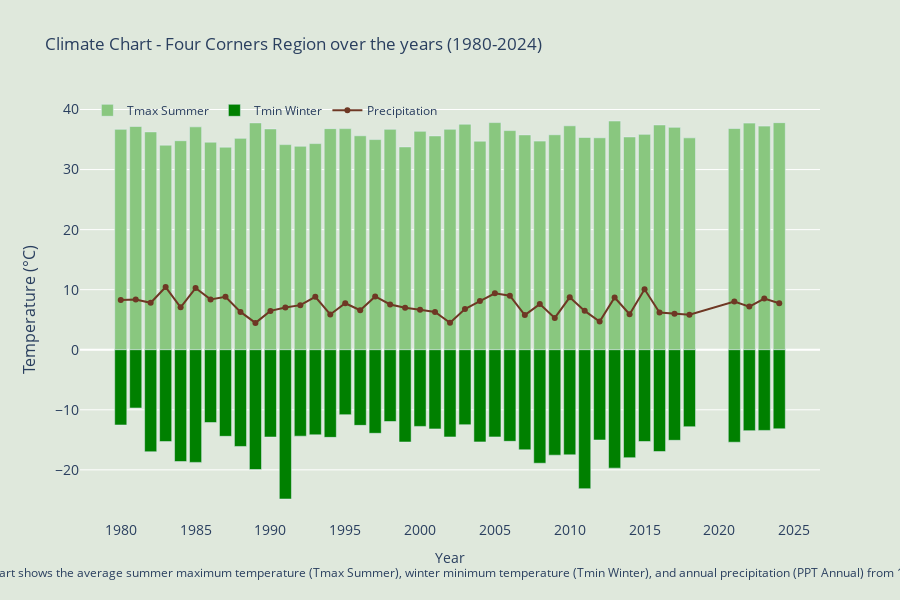

The cell this chart's notebook holds for it:
### Code cell
import pandas as pd
import plotly.graph_objects as go

# Load the imputed dataset
climate_data = pd.read_csv("DataSet/climate_change_imputed.csv")

# Filter the data for the relevant years (1980-2024)
climate_data_filtered = climate_data[(climate_data['year'] >= 1980) & (climate_data['year'] <= 2024)]

# Aggregate the data by year to calculate the average Tmax_Summer, Tmin_Winter, and PPT_Annual for each year
climate_data_agg = climate_data_filtered.groupby('year').agg({
    'Tmax_Summer': 'mean',
    'Tmin_Winter': 'mean',
    'PPT_Annual': 'mean'
}).reset_index()

# Extract years, Tmax_Summer, Tmin_Winter, and PPT_Annual for plotting
years = climate_data_agg['year']
tmax_summer = climate_data_agg['Tmax_Summer']
tmin_winter = climate_data_agg['Tmin_Winter']
ppt_annual = climate_data_agg['PPT_Annual']

# Create the figure
fig = go.Figure()

# Add bar traces for Tmax_Summer and Tmin_Winter
fig.add_trace(go.Bar(
    x=years, y=tmax_summer,
    name='Tmax Summer',
    marker_color='#89c77f'
))

fig.add_trace(go.Bar(
    x=years, y=tmin_winter,
    name='Tmin Winter',
    marker_color='green'
))

# Add a line trace for PPT_Annual
fig.add_trace(go.Scatter(
    x=years, y=ppt_annual,
    mode='lines+markers',
    name='Precipitation',
    line=dict(color='#6e3824'),
    marker=dict(color='#6e3824')
))

# Update layout for dual y-axis
fig.update_layout(
    title='Climate Chart - Four Corners Region over the years (1980-2024)',
    xaxis=dict(
        title='Year',
        tickfont=dict(size=14)
    ),
    yaxis=dict(
        title='Temperature (°C)',
        titlefont=dict(size=16),
        tickfont=dict(size=14)
    ),
    yaxis2=dict(
        title='Precipitation (mm)',
        titlefont=dict(size=16),
        tickfont=dict(size=14),
        overlaying='y',
        side='right'
    ),
    legend=dict(
        x=0.01,
        y=1.01,
        orientation="h",
        bgcolor='rgba(255, 255, 255, 0)',
        bordercolor='rgba(255, 255, 255, 0)'
    ),
    barmode='overlay',
    bargap=0.1,
    bargroupgap=0.1,
    height=600,  # Increase the height of the chart
    plot_bgcolor='#dfe8dc',  # Background color of the plots
    paper_bgcolor='#dfe8dc',  # Background color of the whole figure
    annotations=[
        dict(
            xref='paper', yref='paper',
            x=0.5, y=-0.15,
            showarrow=False,
            text='Fig 4. This chart shows the average summer maximum temperature (Tmax Summer), winter minimum temperature (Tmin Winter), and annual precipitation (PPT Annual) from 1980 to 2024.',
            font=dict(size=12)
        )
    ]
)
# Save the plot as an HTML file
fig.write_html('bar.html', auto_open=True)
# Show the figure
fig.show()

### Figure 1 — Plotly figure (JSON) as saved in the notebook; plotly's stock layout.template omitted (floating-point values rounded to 4 significant figures)
{"data": [{"marker": {"color": "#89c77f"}, "name": "Tmax Summer", "type": "bar", "x": [1980, 1981, 1982, 1983, 1984, 1985, 1986, 1987, 1988, 1989, 1990, 1991, 1992, 1993, 1994, 1995, 1996, 1997, 1998, 1999, 2000, 2001, 2002, 2003, 2004, 2005, 2006, 2007, 2008, 2009, 2010, 2011, 2012, 2013, 2014, 2015, 2016, 2017, 2018, 2021, 2022, 2023, 2024], "y": [36.7, 37.18, 36.27, 34.07, 34.81, 37.11, 34.56, 33.73, 35.2, 37.77, 36.77, 34.16, 33.89, 34.33, 36.82, 36.82, 35.63, 34.99, 36.71, 33.77, 36.37, 35.6, 36.71, 37.56, 34.73, 37.83, 36.49, 35.78, 34.74, 35.8, 37.29, 35.35, 35.29, 38.09, 35.43, 35.86, 37.43, 37.03, 35.28, 36.84, 37.73, 37.24, 37.81]}, {"marker": {"color": "green"}, "name": "Tmin Winter", "type": "bar", "x": [1980, 1981, 1982, 1983, 1984, 1985, 1986, 1987, 1988, 1989, 1990, 1991, 1992, 1993, 1994, 1995, 1996, 1997, 1998, 1999, 2000, 2001, 2002, 2003, 2004, 2005, 2006, 2007, 2008, 2009, 2010, 2011, 2012, 2013, 2014, 2015, 2016, 2017, 2018, 2021, 2022, 2023, 2024], "y": [-12.53, -9.701, -16.99, -15.29, -18.62, -18.76, -12.13, -14.42, -16.11, -19.94, -14.53, -24.85, -14.39, -14.17, -14.59, -10.81, -12.59, -13.91, -11.95, -15.36, -12.77, -13.18, -14.52, -12.48, -15.34, -14.52, -15.25, -16.66, -18.9, -17.55, -17.5, -23.14, -15.03, -19.71, -17.98, -15.28, -16.96, -15.08, -12.82, -15.4, -13.48, -13.43, -13.17]}, {"line": {"color": "#6e3824"}, "marker": {"color": "#6e3824"}, "mode": "lines+markers", "name": "Precipitation", "type": "scatter", "x": [1980, 1981, 1982, 1983, 1984, 1985, 1986, 1987, 1988, 1989, 1990, 1991, 1992, 1993, 1994, 1995, 1996, 1997, 1998, 1999, 2000, 2001, 2002, 2003, 2004, 2005, 2006, 2007, 2008, 2009, 2010, 2011, 2012, 2013, 2014, 2015, 2016, 2017, 2018, 2021, 2022, 2023, 2024], "y": [8.263, 8.379, 7.819, 10.43, 7.073, 10.27, 8.383, 8.806, 6.3, 4.47, 6.469, 7.022, 7.428, 8.818, 5.878, 7.737, 6.573, 8.87, 7.542, 7.0, 6.657, 6.3, 4.481, 6.767, 8.096, 9.395, 8.989, 5.766, 7.598, 5.296, 8.723, 6.472, 4.684, 8.705, 5.917, 10.06, 6.212, 6.01, 5.829, 8.015, 7.185, 8.519, 7.733]}], "layout": {"annotations": [{"font": {"size": 12}, "showarrow": false, "text": "Fig 4. This chart shows the average summer maximum temperature (Tmax Summer), winter minimum temperature (Tmin Winter), and annual precipitation (PPT Annual) from 1980 to 2024.", "x": 0.5, "xref": "paper", "y": -0.15, "yref": "paper"}], "bargap": 0.1, "bargroupgap": 0.1, "barmode": "overlay", "height": 600, "legend": {"bgcolor": "rgba(255, 255, 255, 0)", "bordercolor": "rgba(255, 255, 255, 0)", "orientation": "h", "x": 0.01, "y": 1.01}, "paper_bgcolor": "#dfe8dc", "plot_bgcolor": "#dfe8dc", "title": {"text": "Climate Chart - Four Corners Region over the years (1980-2024)"}, "xaxis": {"tickfont": {"size": 14}, "title": {"text": "Year"}}, "yaxis": {"tickfont": {"size": 14}, "title": {"font": {"size": 16}, "text": "Temperature (°C)"}}, "yaxis2": {"overlaying": "y", "side": "right", "tickfont": {"size": 14}, "title": {"font": {"size": 16}, "text": "Precipitation (mm)"}}}}
